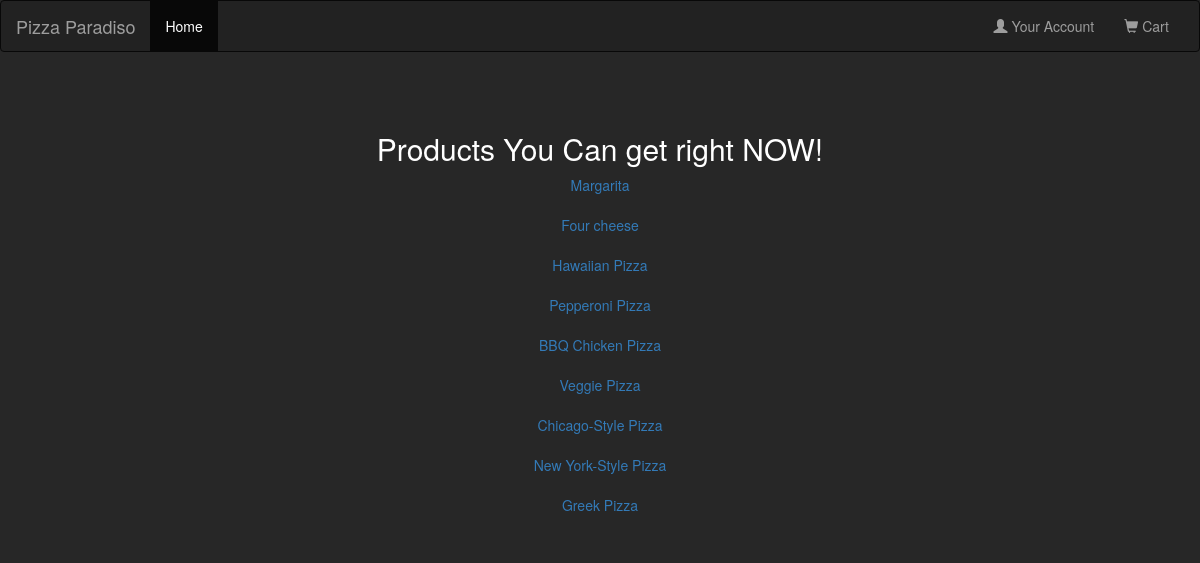
Page /our_products/ on the earlier database version.
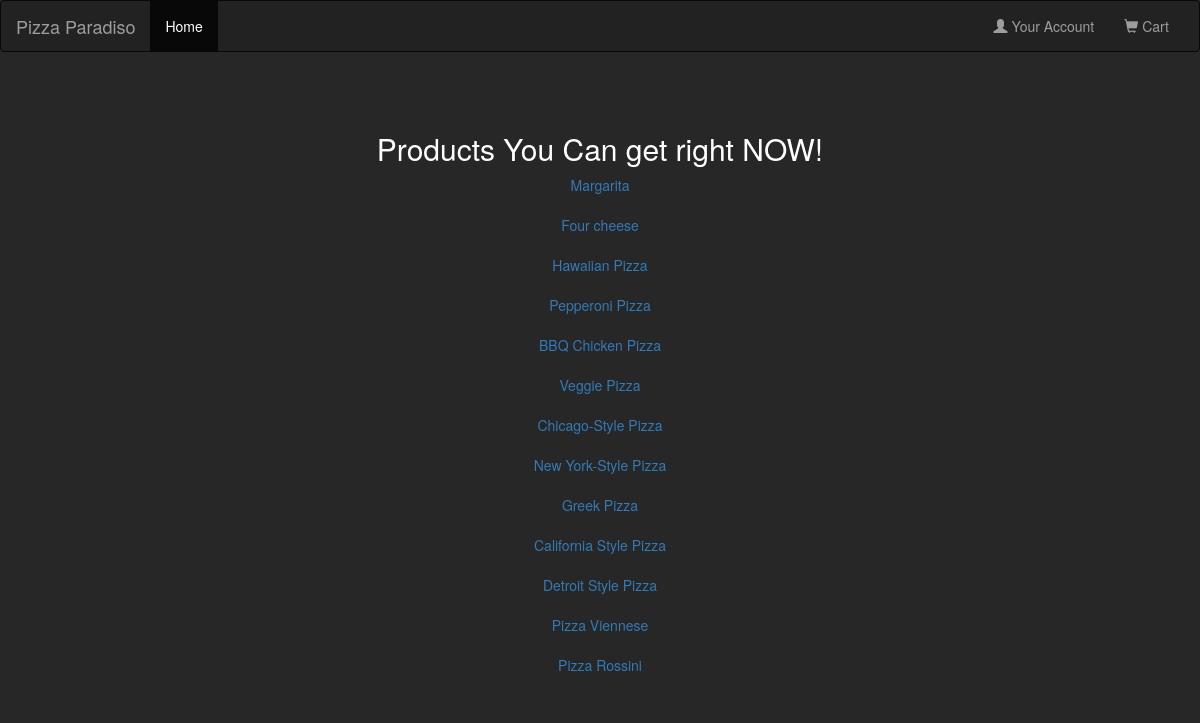
Same page on the later database version.
### pizzas/models.py (models this page shows, shortened)
class Pizza(models.Model):
    name = models.CharField(max_length=50)
    price = models.PositiveIntegerField()
    score = models.FloatField()
    details = models.TextField(max_length=300)
    image = models.ImageField(null=True, blank=True)
    category = models.ForeignKey('DoughType', null=True,
                                 on_delete=models.PROTECT, verbose_name="Dough")

### pizzas/views.py (the view)
# urls.py: path('our_products/', our_products, name='all_products'),
def our_products(request):
    context = {
        'pizzas': Pizza.objects.all()
    }
    return render(request, 'pizzas/all_products.html', context)

### templates/pizzas/all_products.html (shortened to what this page needs)
<!DOCTYPE html>
<html lang="en">
<head>
    <link href="https://maxcdn.bootstrapcdn.com/bootstrap/3.4.1/css/bootstrap.min.css" rel="stylesheet">
    <link rel="stylesheet" href="https://maxcdn.bootstrapcdn.com/bootstrap/3.4.1/css/bootstrap.min.css">
</head>
<body style="background-color:#272727 ;text-align:center">
<nav class="navbar navbar-inverse">
    <div class="container-fluid">
        <div class="navbar-header">
            <a class="navbar-brand" href="#">Pizza Paradiso</a>
        </div>
        <div class="collapse navbar-collapse" id="myNavbar">
            <ul class="nav navbar-nav">
                <li class="active"><a href="{% url 'main_page'%}">Home</a></li>
            </ul>
            <ul class="nav navbar-nav navbar-right">
                <li><a href="#"><span class="glyphicon glyphicon-user"></span> Your Account</a></li>
                <li><a href="#"><span class="glyphicon glyphicon-shopping-cart"></span> Cart</a></li>
            </ul>
        </div>
    </div>
</nav>
<div class="container mt-3">
    <br></br>
    <h2 style="text-align: center; color: white;">Products You Can get right NOW!</h2>
    {% block content %}
    {% for pizza in pizzas %}
    <a href="{% url 'pizza_detail' pizza.id %}">{{pizza.name}}</a><br></br>
    {% endfor %}
    {% endblock content %}
</div>
</body>
</html>

Differences in the rows shown:
added Pizza: name "California Style Pizza"
added Pizza: name "Detroit Style Pizza"
added Pizza: name "Pizza Viennese"
added Pizza: name "Pizza Rossini"
